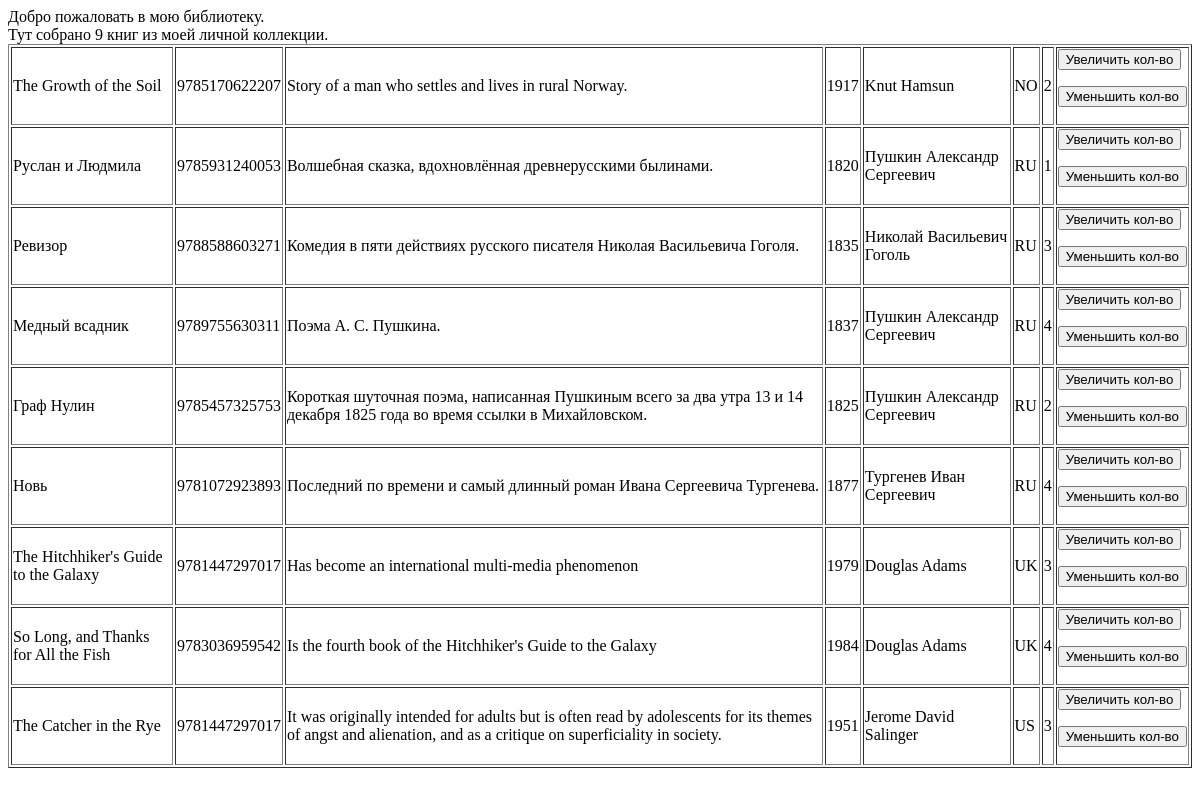
The app's page /index/, older data.
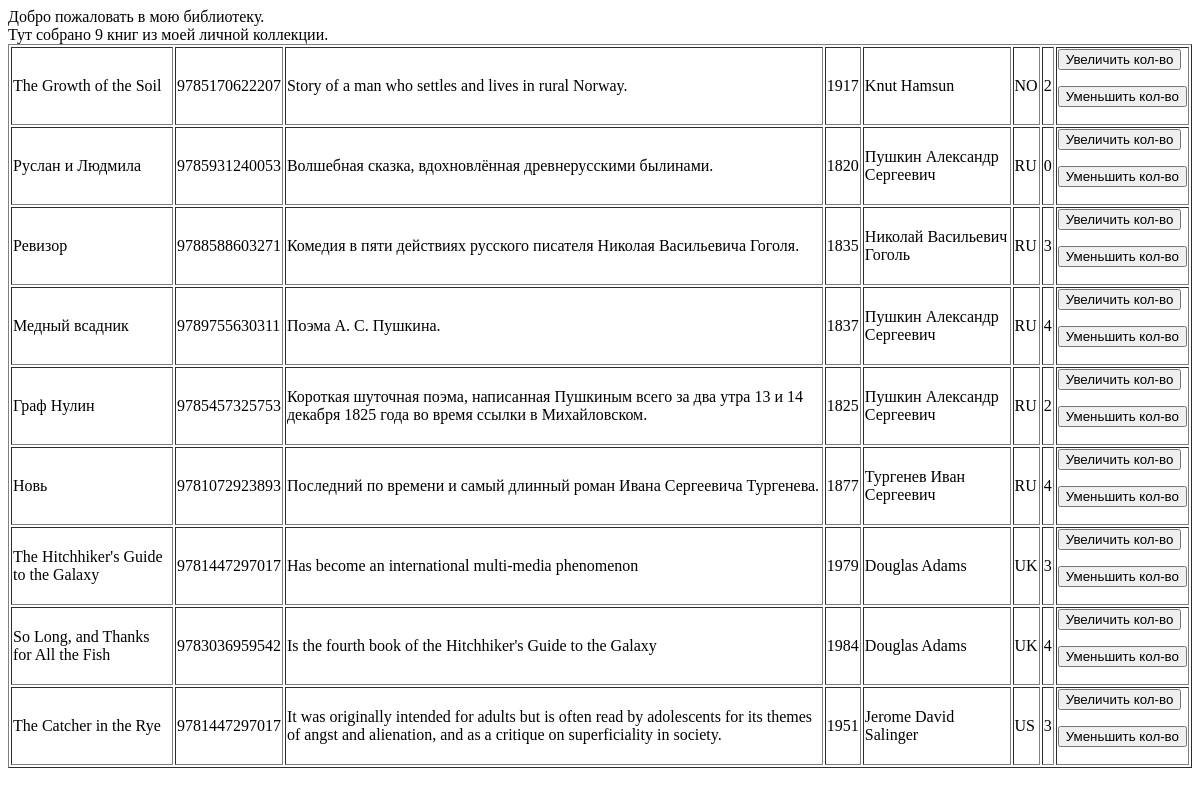
The same page, newer data.
### p_library/models.py (models this page shows, shortened)
class Book(models.Model):
    ISBN = models.CharField(max_length=13)
    title = models.TextField()
    description = models.TextField()
    year_release = models.SmallIntegerField()
    author = models.ForeignKey(Author, on_delete=models.CASCADE)
    copy_count = models.SmallIntegerField(default=1)
    price = models.DecimalField(max_digits=12, decimal_places=2)
    redaction = models.ForeignKey('Redaction', on_delete=models.CASCADE, null=True, blank=True, related_name='books')

class Author(models.Model):
    full_name = models.TextField()
    birth_year = models.SmallIntegerField()
    country = models.CharField(max_length=2)

### p_library/views.py (the view)
# urls.py: path('index/', views.index),
def index(request):
    template = loader.get_template('index.html')
    books = Book.objects.all()
    biblio_data = {
        "title": "мою библиотеку",
        "books": books,
    }
    return HttpResponse(template.render(biblio_data, request))

### p_library/templates/index.html (shortened to what this page needs)
Добро пожаловать в {{ title }}. <br>
Тут собрано {{ books | length }} книг из моей личной коллекции.
<table border="1">
    {% for book in books %}
    <tr>
        <td>{{ book.title }}</td>
        <td>{{ book.ISBN }}</td>
        <td>{{ book.description }}</td>
        <td>{{ book.year_release }}</td>
        <td>{{ book.author.full_name }}</td>
        <td>{{ book.author.country }}</td>
        <td>{{ book.copy_count }}</td>
        <td>
            <form action="/index/book_increment/" method="post" enctype="multipart/form-data">
                <input type="submit" value="Увеличить кол-во" />
            </form>
            <form action="/index/book_decrement/" method="post" enctype="multipart/form-data">
                <input type="submit" value="Уменьшить кол-во" />
            </form>
        </td>
    </tr>
    {% endfor %}
</table>

Row changes from the older to the newer data that the page shows:
changed Book "Руслан и Людмила": copy_count "1" → "0"
